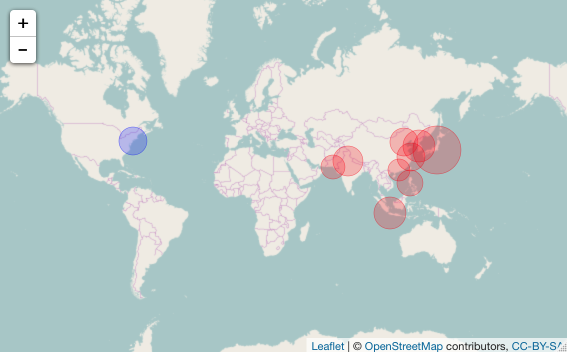

R code for this plot:
# use leaflet to create map, use ggmap to grab latitude and longitude of the
# cities from google
library(leaflet)
library(ggmap)

# World's largest cities:
## Taken from http://www.worldatlas.com/citypops.htm

# write down names of cities
cities <- c("TOKYO", "JAKARTA", "DELHI", "MANILA", "SEOUL", "SHANGHAI", "KARACHI",
            "BEIJING", "NEW YORK CITY", "GUANGZHAO")
colors <- c(rep("RED", 8), "BLUE", "RED")

# collect population (in millions) of each city
pop <- c(37.8, 30.5, 25.0, 24.1, 23.5, 23.4, 22.1, 21.0, 20.6, 20.6) * 1000000

# merge into data frame with longitude and latitude
df <- data.frame(city = cities, color = colors, population = pop, 
                 geocode(cities))

# create leaflet map of world's ten largest cities according to worldatlas.com
map <- df %>% leaflet() %>% addTiles %>% 
  addCircles(radius = (df$population)/25, weight = .5, color = df$color, 
             popup= paste0(df$city, " (",df$population, ")"))

map
